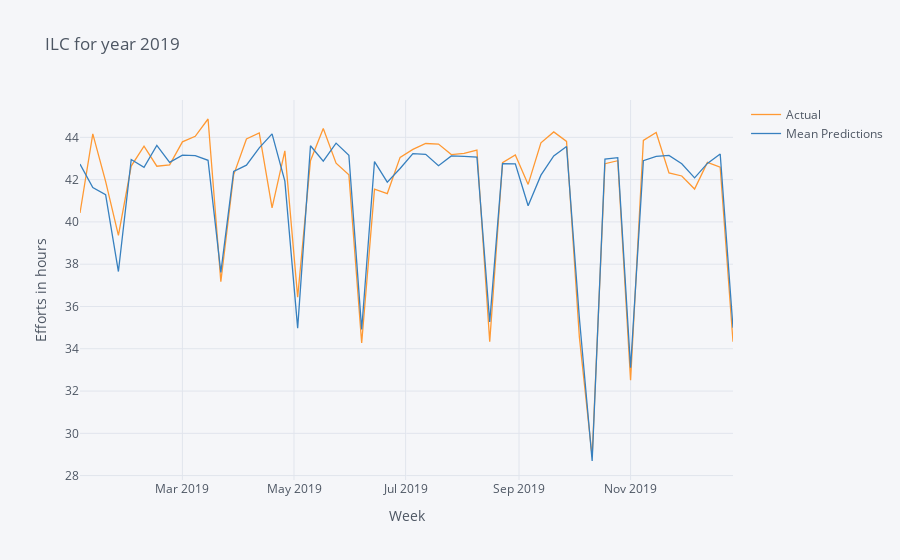

Write notebook code for a chart like this one.
### Markdown cell above
Out of 45 hours that we consider for employee timesheet every week, RMSE is only 1.08. It means the error is very less. Our model is making very close predictions.

### Code cell
# lets plot the actual vs predicted data for the entire year 2019

df_ilc_2019[['Actual','Mean Predictions']].iplot(title='ILC for year 2019',xTitle='Week',yTitle='Efforts in hours')

### Figure 1 — Plotly figure (JSON) as saved in the notebook; plotly's stock layout.template omitted (floating-point values rounded to 4 significant figures)
{"data": [{"line": {"color": "rgba(255, 153, 51, 1.0)", "dash": "solid", "shape": "linear", "width": 1.3}, "mode": "lines", "name": "Actual", "text": "", "type": "scatter", "x": ["2019-01-04", "2019-01-11", "2019-01-18", "2019-01-25", "2019-02-01", "2019-02-08", "2019-02-15", "2019-02-22", "2019-03-01", "2019-03-08", "2019-03-15", "2019-03-22", "2019-03-29", "2019-04-05", "2019-04-12", "2019-04-19", "2019-04-26", "2019-05-03", "2019-05-10", "2019-05-17", "2019-05-24", "2019-05-31", "2019-06-07", "2019-06-14", "2019-06-21", "2019-06-28", "2019-07-05", "2019-07-12", "2019-07-19", "2019-07-26", "2019-08-02", "2019-08-09", "2019-08-16", "2019-08-23", "2019-08-30", "2019-09-06", "2019-09-13", "2019-09-20", "2019-09-27", "2019-10-04", "2019-10-11", "2019-10-18", "2019-10-25", "2019-11-01", "2019-11-08", "2019-11-15", "2019-11-22", "2019-11-29", "2019-12-06", "2019-12-13", "2019-12-20", "2019-12-27"], "y": [40.42, 44.16, 41.92, 39.36, 42.64, 43.58, 42.64, 42.7, 43.79, 44.05, 44.87, 37.17, 42.23, 43.92, 44.21, 40.67, 43.37, 36.44, 42.89, 44.42, 42.78, 42.23, 34.27, 41.55, 41.34, 43.05, 43.43, 43.71, 43.68, 43.19, 43.24, 43.4, 34.34, 42.81, 43.17, 41.77, 43.74, 44.26, 43.81, 34.56, 28.9, 42.75, 42.9, 32.51, 43.85, 44.23, 42.31, 42.17, 41.56, 42.81, 42.59, 34.33]}, {"line": {"color": "rgba(55, 128, 191, 1.0)", "dash": "solid", "shape": "linear", "width": 1.3}, "mode": "lines", "name": "Mean Predictions", "text": "", "type": "scatter", "x": ["2019-01-04", "2019-01-11", "2019-01-18", "2019-01-25", "2019-02-01", "2019-02-08", "2019-02-15", "2019-02-22", "2019-03-01", "2019-03-08", "2019-03-15", "2019-03-22", "2019-03-29", "2019-04-05", "2019-04-12", "2019-04-19", "2019-04-26", "2019-05-03", "2019-05-10", "2019-05-17", "2019-05-24", "2019-05-31", "2019-06-07", "2019-06-14", "2019-06-21", "2019-06-28", "2019-07-05", "2019-07-12", "2019-07-19", "2019-07-26", "2019-08-02", "2019-08-09", "2019-08-16", "2019-08-23", "2019-08-30", "2019-09-06", "2019-09-13", "2019-09-20", "2019-09-27", "2019-10-04", "2019-10-11", "2019-10-18", "2019-10-25", "2019-11-01", "2019-11-08", "2019-11-15", "2019-11-22", "2019-11-29", "2019-12-06", "2019-12-13", "2019-12-20", "2019-12-27"], "y": [42.74, 41.63, 41.29, 37.65, 42.95, 42.59, 43.62, 42.81, 43.16, 43.14, 42.92, 37.61, 42.39, 42.68, 43.5, 44.17, 41.93, 34.97, 43.6, 42.87, 43.73, 43.16, 34.91, 42.86, 41.88, 42.53, 43.23, 43.2, 42.66, 43.12, 43.1, 43.07, 35.26, 42.75, 42.75, 40.76, 42.21, 43.12, 43.57, 35.47, 28.69, 42.98, 43.04, 33.1, 42.9, 43.1, 43.15, 42.75, 42.09, 42.77, 43.22, 34.99]}], "layout": {"legend": {"bgcolor": "#F5F6F9", "font": {"color": "#4D5663"}}, "paper_bgcolor": "#F5F6F9", "plot_bgcolor": "#F5F6F9", "title": {"font": {"color": "#4D5663"}, "text": "ILC for year 2019"}, "xaxis": {"gridcolor": "#E1E5ED", "showgrid": true, "tickfont": {"color": "#4D5663"}, "title": {"font": {"color": "#4D5663"}, "text": "Week"}, "zerolinecolor": "#E1E5ED"}, "yaxis": {"gridcolor": "#E1E5ED", "showgrid": true, "tickfont": {"color": "#4D5663"}, "title": {"font": {"color": "#4D5663"}, "text": "Efforts in hours"}, "zerolinecolor": "#E1E5ED"}}}
